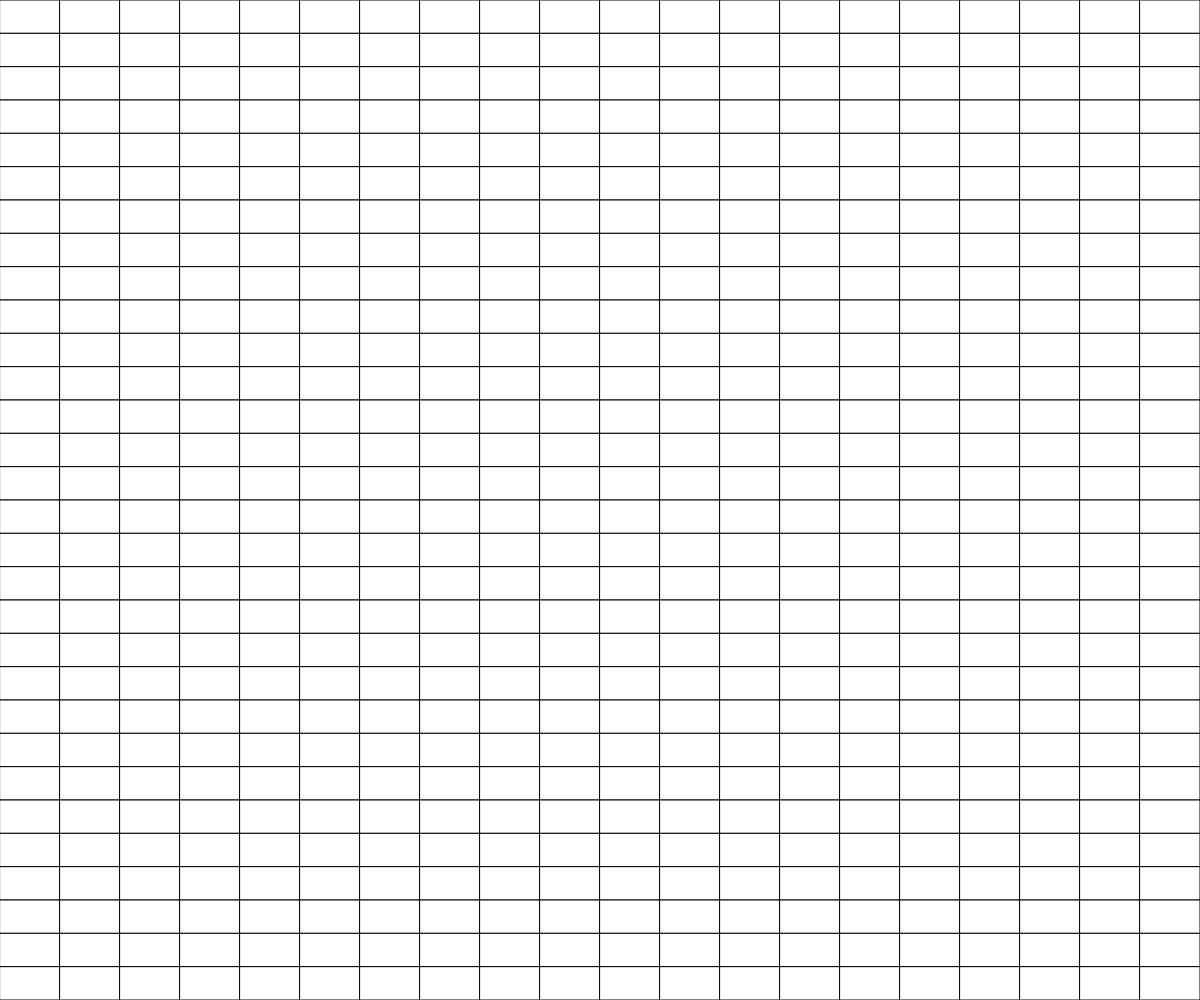
Frame 1 (no input)
Frame 60 (no input): identical to frame 1, image omitted
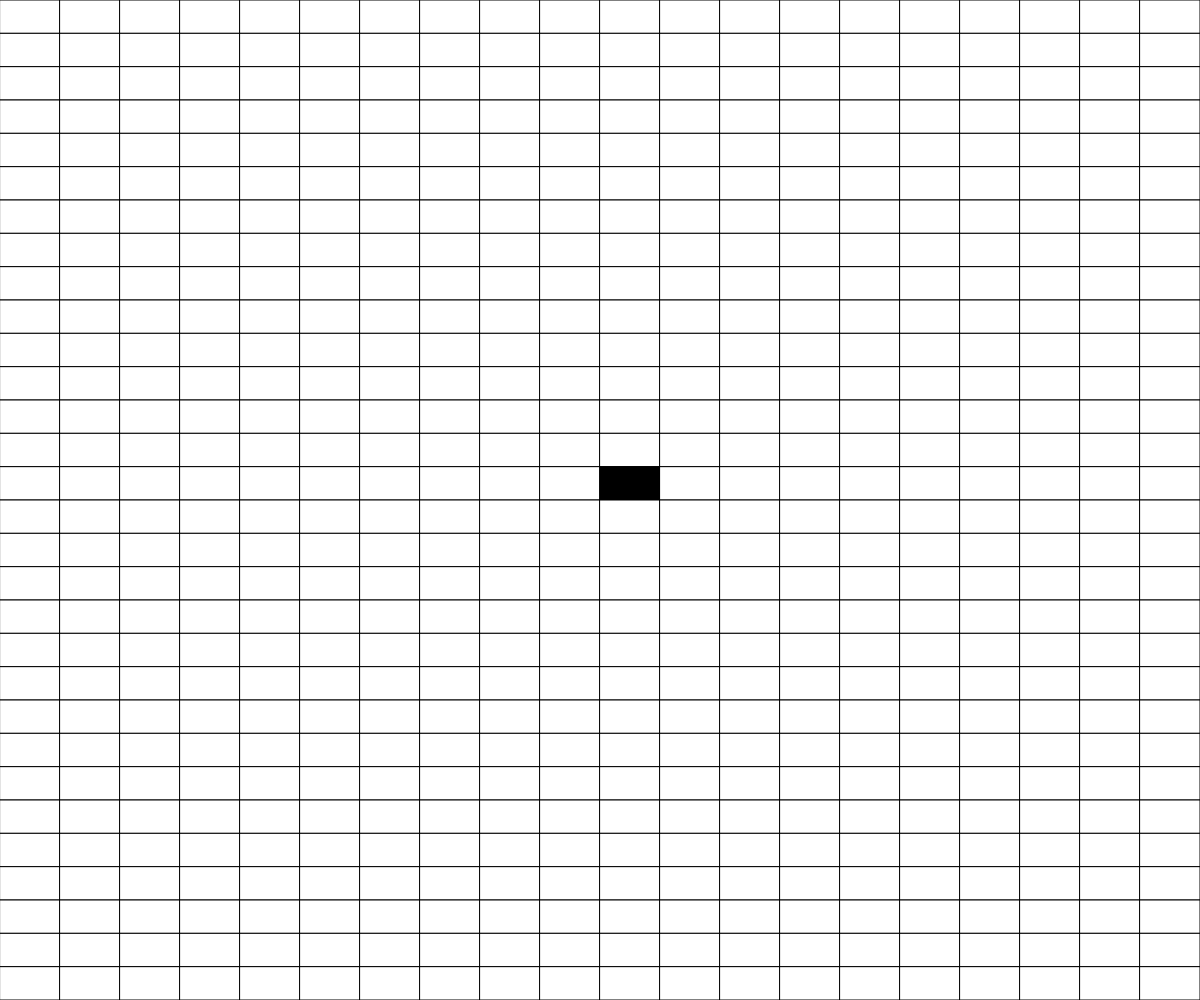
Frame 120 (the mouse pressed at the canvas centre since frame 60)

The p5.js sketch that drew these frames (run headless with seeded random() and noise() and a simulated clock; from frame 60 on, the mouse is pressed at the canvas centre):

// p5.js sketch
// ── sketch.js
// 2D array demo
// Imani
// 1/25/2021

let grid = [[0,1,0,1,0],
            [0,0,1,0,0],
            [0,1,0,1,0],
            [0,0,1,0,0]];

let rows;
let cols;
let cellWidth;
let cellHeight;

function setup() {
  createCanvas(windowWidth, windowHeight);

  // replace hardcoded grid with empty grid
  grid = createEmptyGrid(30, 20);

  rows = grid.length;
  cols = grid[0].length;
  cellWidth = width / cols;
  cellHeight = height / rows;

}

function draw() {
  background(220);

  for (let y=0; y<rows; y++) {
    for (let x=0; x<cols; x++) {
      if (grid[y][x] === 0) {
        fill("white");
      }
      else {
        fill("black");
      }
      rect(x*cellWidth, y*cellHeight, cellWidth, cellHeight);
    }
  }
}

function mousePressed() {
  let x = Math.floor(mouseX / cellWidth);
  let y = Math.floor(mouseY / cellHeight);

  if (grid[y][x] === 1) {
    grid[y][x] = 0;
  }
  else if (grid[y][x] === 0) {
    grid[y][x] = 1;
  }
}

function createEmptyGrid(rows, cols) {
  let emptyGrid = [];
  for (let y =0; y<rows; y++) {
    emptyGrid.push([]);
    for (let x=0; x<cols; x++) {
      emptyGrid[y].push(0);
    }
  }
  return emptyGrid;
}
